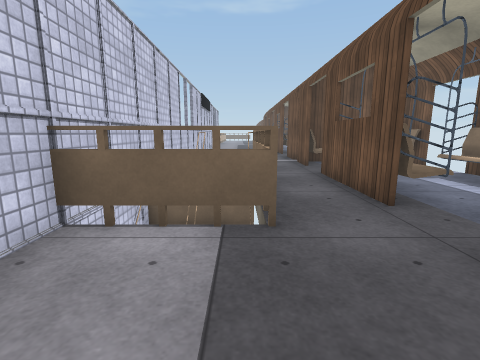
view 1 (above)

23 first-person views from a walk through a scene from a Unity 3-D project. The camera is 1.2 m above the floor, tilts 10° down and sees 85° across. The floor is counted in squares, 0.96 m on a side. Each view is taken from the middle of a square. On the plan, view 1 faces up. The plan holds only what a view shows up to about 13 squares ahead; the rest is blank. The place goes on beyond the plan. The player character is not drawn. Door leaves are left out, so doorways stand open. Some surface patterns are stand-ins.

view 2
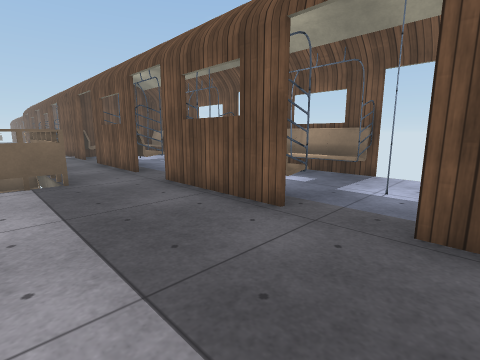

view 3
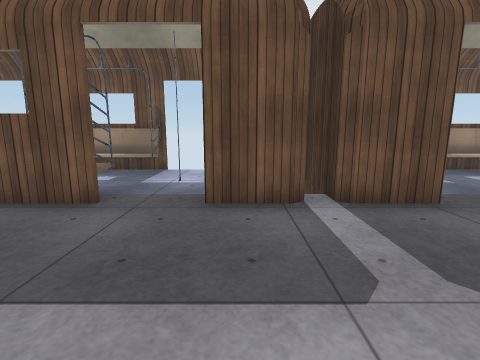

view 4
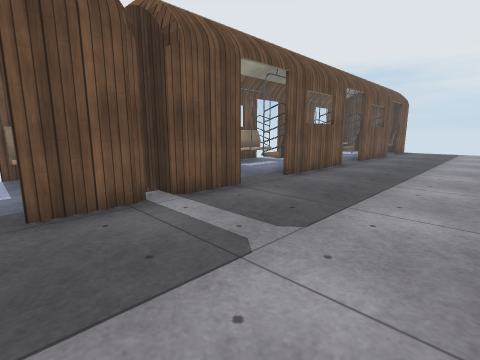

view 5
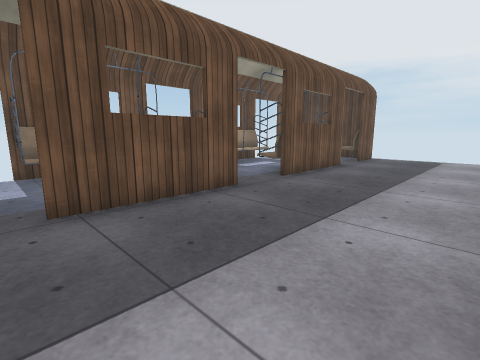

view 6
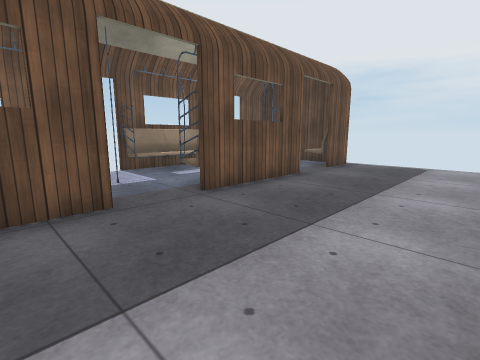

view 7
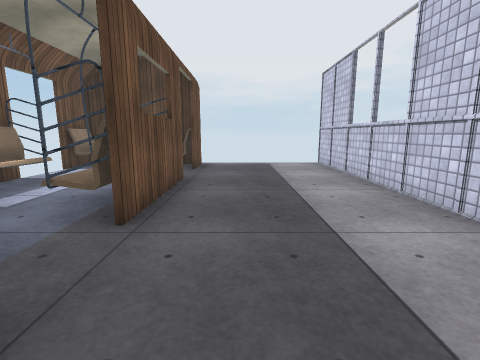

view 8
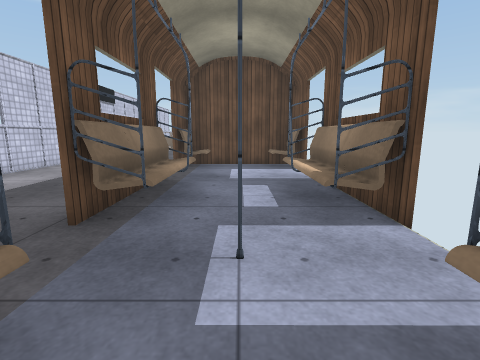

view 9
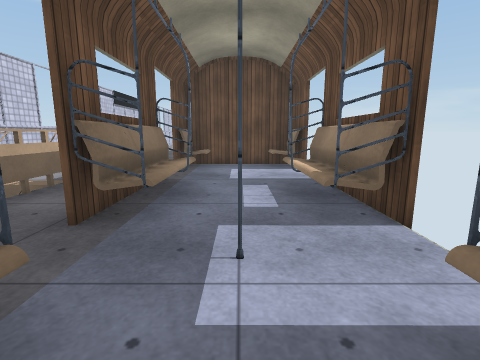

view 10
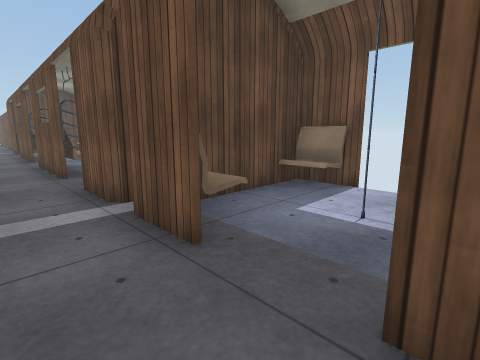

view 11
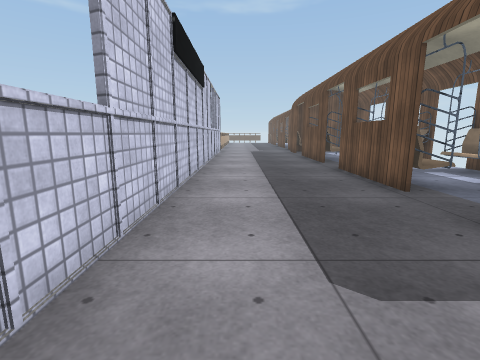

view 12
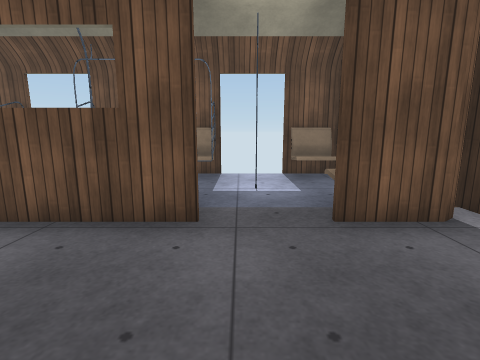

view 13
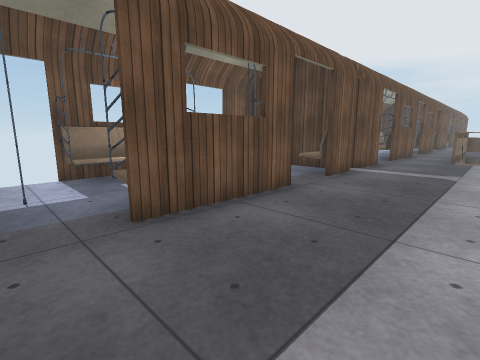

view 14
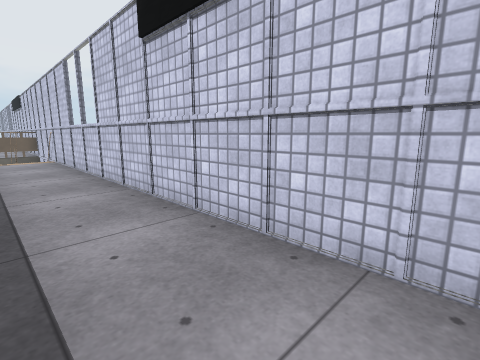

view 15
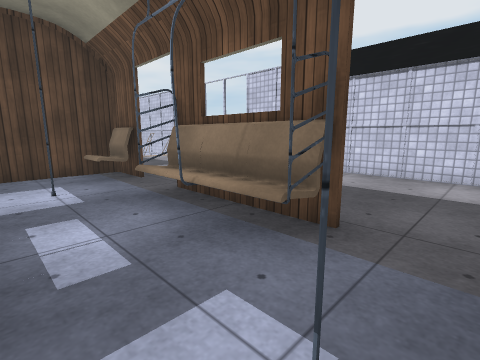

view 16
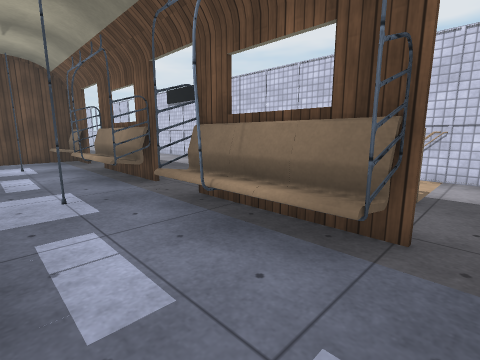

view 17
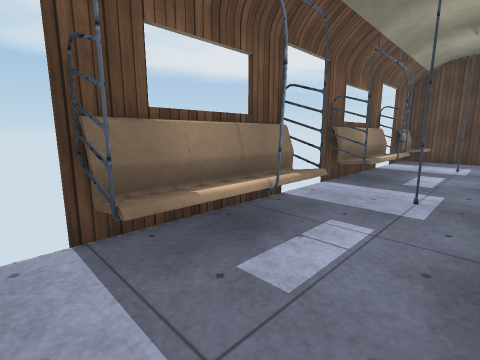

view 18
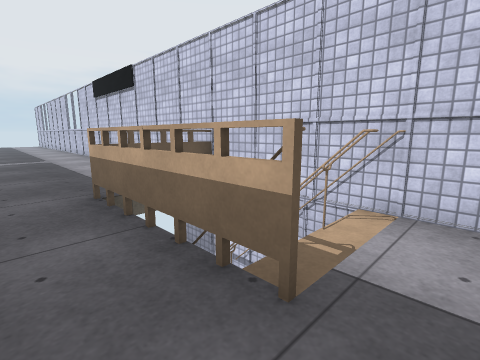

view 19
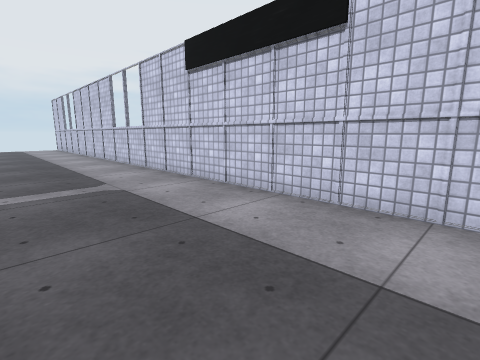

view 20
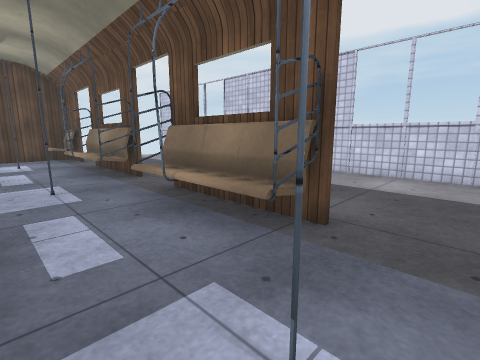

view 21
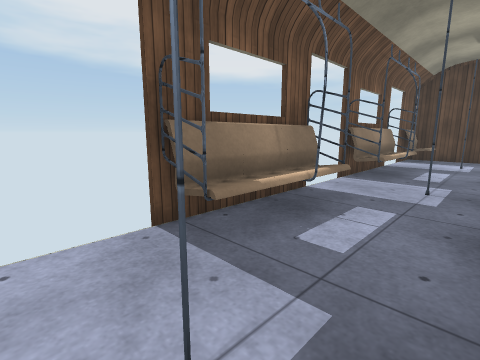

view 22
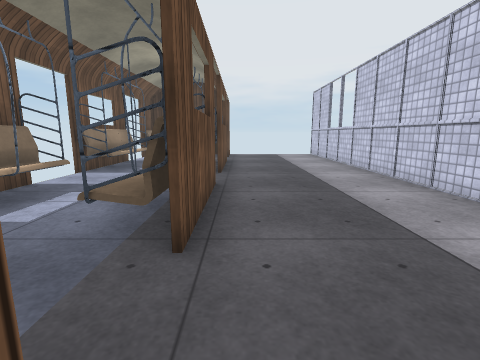

view 23
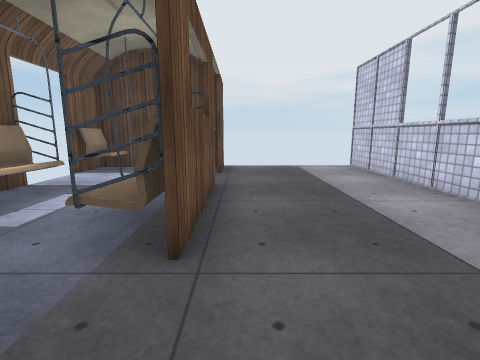

### Floor plan
Points are (right, up) in squares from view 1. A wall is a line through its corners. A room is listed if a view was taken in it or the views show most of it. See-through windows are left out.
Room 1 (views 1, 2, 3, 4, 5, 6, 7, 8, 9, 10, 11, 12, 13, 14, 15, 16, 17, 18, 19, 20, 21, 22, 23)
walls: (2.6, -0.6) (2.6, 0.5); (2.7, 0.6) (2.7, -0.4); (2.6, -5) (2.6, -3.2); (2.8, -5) (7.3, -5) (7.3, -3.4); (7.3, -0.6) (7.3, 0.6); (2.6, -7.8) (2.6, -5.8) (5.1, -5.8); (-2.5, 4.4) (-2.5, -23.5); (2.6, 6.4) (2.6, 7.6); (7.3, -7.8) (7.3, -6) (2.7, -6) (2.7, -7.8); (2.7, 7.6) (2.7, 6.4); (7.3, 6.4) (7.3, 7.6); (-1, 7.9) (-1.3, 6.9); (2.7, -10.4) (2.7, -11.6); (-1.2, 7.9) (-1, 7); (-2.4, 7.9) (-2.3, 7.5); (2.6, -11.5) (2.6, -10.4); (2.6, 10.2) (2.6, 12) (2.8, 12.2) (3.5, 12.2); (7.3, -11.6) (7.3, -10.4); (7.3, 10.2) (7.3, 12) (2.6, 12); (2.7, 12.1) (2.7, 10.2); (2.7, 12.9) (2.6, 13); (2.7, 13) (7.3, 13) (7.3, 14.6); (2.6, 13.1) (2.6, 14.8); (2.7, -17.4) (2.7, -18.4); (7.3, -18.5) (7.3, -17.4); (2.6, 17.4) (2.6, 18.6); (2.6, -19.5) (2.6, -17.4); (2.7, 18.6) (2.7, 17.5); (2.7, -21.2) (2.7, -23) (7.3, -23) (7.3, -21.2); (2.6, -23) (2.6, -21.2); (-2.5, 22.5) (-2.5, 7.5)
ways out: open door at (3, -20.5); open door at (3, -14.5); open door at (3, -8.5); open door at (3, -2.5); open door at (3, 3.5); open door at (3, 9.5); open door at (3, 15.5); open door at (3, 21.5); open door at (7, -20.5); open door at (7, -14.5); open door at (7, -8.5); open door at (7, -2.5); open door at (7, 3.5); open door at (7, 9.5); open door at (7, 15.5); open door at (7, 21.5)
objects: other object (-4, 3) to (-3, 4); other object (-1, 4); other object (0, 4) to (0, 6); other object (0, 7) to (0, 8); other object (3, -22) to (4, -22); pole (3, -19); other object (3, -17) to (4, -17); pole (3, -16); pole (3, -13); other object (3, -12) to (4, -11); pole (3, -10); other object (3, -7) to (4, -7); other object (3, -4) to (4, -4); pole (3, -1); other object (3, 1) to (4, 1); pole (3, 2); pole (3, 5); other object (3, 6) to (4, 7); pole (3, 8); other object (3, 11) to (4, 11); other object (3, 14) to (4, 14); pole (3, 17); other object (3, 19) to (4, 19); pole (3, 20); other object (4, -19) to (4, -18); other object (4, -16); other object (4, -13) to (4, -12); other object (4, -10); other object (4, -1) to (4, 0); other object (4, 2); other object (4, 5) to (4, 6); other object (4, 8); other object (4, 17) to (4, 18); other object (4, 20); pole (5, -20); pole (5, -14); pole (5, -9); pole (5, -2); pole (5, 4); pole (5, 9); pole (5, 16); pole (5, 22); other object (6, -22) to (7, -22); other object (6, -19) to (6, -18); other object (6, -17) to (7, -17); other object (6, -16); other object (6, -13) to (6, -12); other object (6, -12) to (7, -11); other object (6, -10); other object (6, -7) to (7, -7); other object (6, -4) to (7, -4); other object (6, -1) to (6, 0); other object (6, 1) to (7, 1); other object (6, 2); other object (6, 5) to (6, 6); other object (6, 6) to (7, 7); other object (6, 8); other object (6, 11) to (7, 11); other object (6, 14) to (7, 14); other object (6, 17) to (6, 18); other object (6, 19) to (7, 19); other object (6, 20); pole (7, -19); pole (7, -16); pole (7, -13); pole (7, -10); pole (7, -1); pole (7, 2); pole (7, 5); pole (7, 8); pole (7, 17); pole (7, 20)

Where each view was taken, in squares from view 1:
view 1: 0 up, 0 right, facing up
view 2: 4 down, 1 left, facing up-right
view 3: 4 down, 2 left, facing right
view 4: 3 down, 2 left, facing down-right
view 5: 9 down, 2 left, facing down-right
view 6: 12 down, 2 left, facing down-right
view 7: 12 down, 1 right, facing down
view 8: 17 down, 5 right, facing up
view 9: 1 up, 5 right, facing up
view 10: 8 up, 1 right, facing up-right
view 11: 11 up, 1 left, facing up
view 12: 16 up, 1 left, facing right
view 13: 22 up, 1 left, facing down-right
view 14: 22 up, 0 right, facing down-left
view 15: 22 up, 6 right, facing down-left
view 16: 9 up, 6 right, facing down-left
view 17: 9 up, 4 right, facing down-right
view 18: 9 up, 2 right, facing down-left
view 19: 1 up, 2 right, facing down-left
view 20: 8 down, 6 right, facing down-left
view 21: 8 down, 4 right, facing down-right
view 22: 7 down, 2 right, facing down
view 23: 13 down, 2 right, facing down
